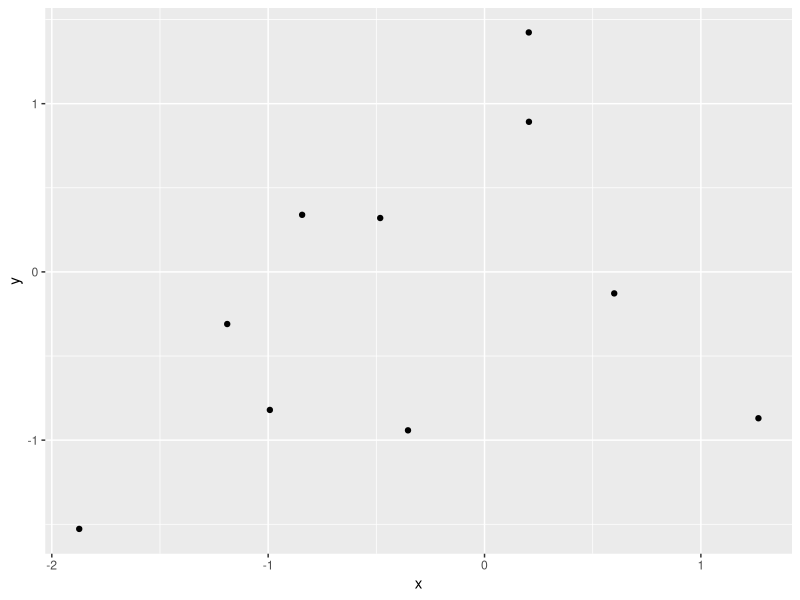

R code for this plot: (Note: this script raises an error after producing the figure.)
require(ggplot2)
require(data.table)
require(ggforce)


# geom_magnify <- function(obj,x,y,x0,y0,r,X,ymin,ymax,h) {
# 
#   ## Transformation Variables (from the origin) ##
#   x1 = x - x0
#   y1 = y - y0
# 
#   ## Tangent Points 1 & 2 (At the origin) ##
#   a1 = (2*x1*r^2 + sqrt(4*x1^2*r^4-4*(x1^2+y1^2)
#                         *(r^4-r^2*y1^2)))/(2*(x1^2+y1^2))
#   b1 = (r^2-a1*x1)/y1
# 
#   a2 = (2*x1*r^2 - sqrt(4*x1^2*r^4-4*(x1^2+y1^2)
#                         *(r^4-r^2*y1^2)))/(2*(x1^2+y1^2))
#   b2 = (r^2-a2*x1)/y1
# 
#   c1 = x0 - sqrt(r^2 - h^2)
#   c2 = x0 + sqrt(r^2 - h^2)
# 
#   dt1<-data.frame( x = x, y = y, x1 = x1, x0 = x0, y1 = y1, y0 = y0,
#                    r = r, a1 = a1, a2 = a2, b1 = b1, b2 = b2, X=X,
#                    ymin=ymin, ymax=ymax, h=h, c1=c1, c2=c2)
# 
#   ### Starting Point ###
#   obj + layer(geom="point",
#               data =dt1,
#               mapping = aes(x = x, y = y),
#               stat = "identity",
#               position = "identity") +
# 
#     ### Circle ###
#     geom_circle(data=dt1,
#                 mapping = aes(x0=x0, y0=y0, r=r),
#                 linetype=1)  +
# 
#     ### Left Segment ###
#     geom_segment(data = dt1,
#           mapping = aes(x=x,y=y,xend=a1+x0,yend=b1+y0),
#           linetype=4) +
# 
#     ### Right Segment ###
#     geom_segment(data = dt1,
#           mapping = aes(x=x,y=y,xend=a2+x0,yend=b2+y0),
#           linetype=4) +
# 
#     ### Horizontal Segment ###
#     geom_segment(data = dt1,
#           mapping = aes(x=x0-r,y=y0,xend=x0+r,yend=y0),
#           linetype = 3,
#           color="red") +
# 
#     ### Vertical Segment ###
#     geom_segment(data = dt1,
#           mapping = aes(x=x0,y=y0-r,xend=x0,yend=y0+r),
#           linetype = 3,
#           color="red")  +
# 
#   geom_errorbar(data=dt1,
#                 mapping = aes(x=X+x0,ymin=ymin+y0,ymax=ymax+y0),
#                 width=0.2,
#                 color="blue") +
#     geom_segment(data=dt1,
#                  mapping = aes(x=c1,y=y0+h,xend=c2,yend=y0+h),
#                  linetype=5)
# }
# 
# geom_magnify(geomp,x = 3, 
#              y = 1, 
#              x0 = 10, 
#              y0 = -6, 
#              r = 2, 
#              X=c(-0.5, 0.5),
#              ymin=c(-0.5, -0.2),
#              ymax = 0.6,
#              h = 0.2)

geom_magnify <- function(x,y,x0,y0,r,X,ymin,ymax,h) {
  
  ## Transformation Variables (from the origin) ##
  x1 = x - x0
  y1 = y - y0
  
  ## Tangent Points 1 & 2 (At the origin) ##
  a1 = (2*x1*r^2 + sqrt(4*x1^2*r^4-4*(x1^2+y1^2)
                        *(r^4-r^2*y1^2)))/(2*(x1^2+y1^2))
  b1 = (r^2-a1*x1)/y1
  
  a2 = (2*x1*r^2 - sqrt(4*x1^2*r^4-4*(x1^2+y1^2)
                        *(r^4-r^2*y1^2)))/(2*(x1^2+y1^2))
  b2 = (r^2-a2*x1)/y1
  
  c1 = x0 - sqrt(r^2 - h^2)
  c2 = x0 + sqrt(r^2 - h^2)
  
  dt1<-data.frame( x = x, y = y, x1 = x1, x0 = x0, y1 = y1, y0 = y0,
                   r = r, a1 = a1, a2 = a2, b1 = b1, b2 = b2, X=X,
                   ymin=ymin, ymax=ymax, h=h, c1=c1, c2=c2)
  
  ### Starting Point ###
  geom_point(data =dt1,
             mapping = aes(x = x, y = y),
             stat = "identity",
             position = "identity")
  
  ### Circle ###
  geom_circle(data=dt1,
              mapping = aes(x0=x0, y0=y0, r=r),
              linetype=1)  +
    
    ### Left Segment ###
    geom_segment(data = dt1,
                 mapping = aes(x=x,y=y,xend=a1+x0,yend=b1+y0),
                 linetype=4) +
    
    ### Right Segment ###
    geom_segment(data = dt1,
                 mapping = aes(x=x,y=y,xend=a2+x0,yend=b2+y0),
                 linetype=4) +
    
    ### Horizontal Segment ###
    geom_segment(data = dt1,
                 mapping = aes(x=x0-r,y=y0,xend=x0+r,yend=y0),
                 linetype = 3,
                 color="red") +
    
    ### Vertical Segment ###
    geom_segment(data = dt1,
                 mapping = aes(x=x0,y=y0-r,xend=x0,yend=y0+r),
                 linetype = 3,
                 color="red")  +
    
    geom_errorbar(data=dt1,
                  mapping = aes(x=X+x0,ymin=ymin+y0,ymax=ymax+y0),
                  width=0.2,
                  color="blue") +
    geom_segment(data=dt1,
                 mapping = aes(x=c1,y=y0+h,xend=c2,yend=y0+h),
                 linetype=5)
}

dt1 <- data.table(x = rnorm(10),
                  y = rnorm(10))
dt1

geomp <- ggplot() +
  geom_point(data = dt1,
             mapping = aes(x = x, 
                           y = y))
geomp

geomp + geom_magnify(x = 3, 
                     y = 1, 
                     x0 = 10, 
                     y0 = -6, 
                     r = 2, 
                     X=c(-0.5, 0.5),
                     ymin=c(-0.5, -0.2),
                     ymax = 0.6,
                     h = 0.2)



